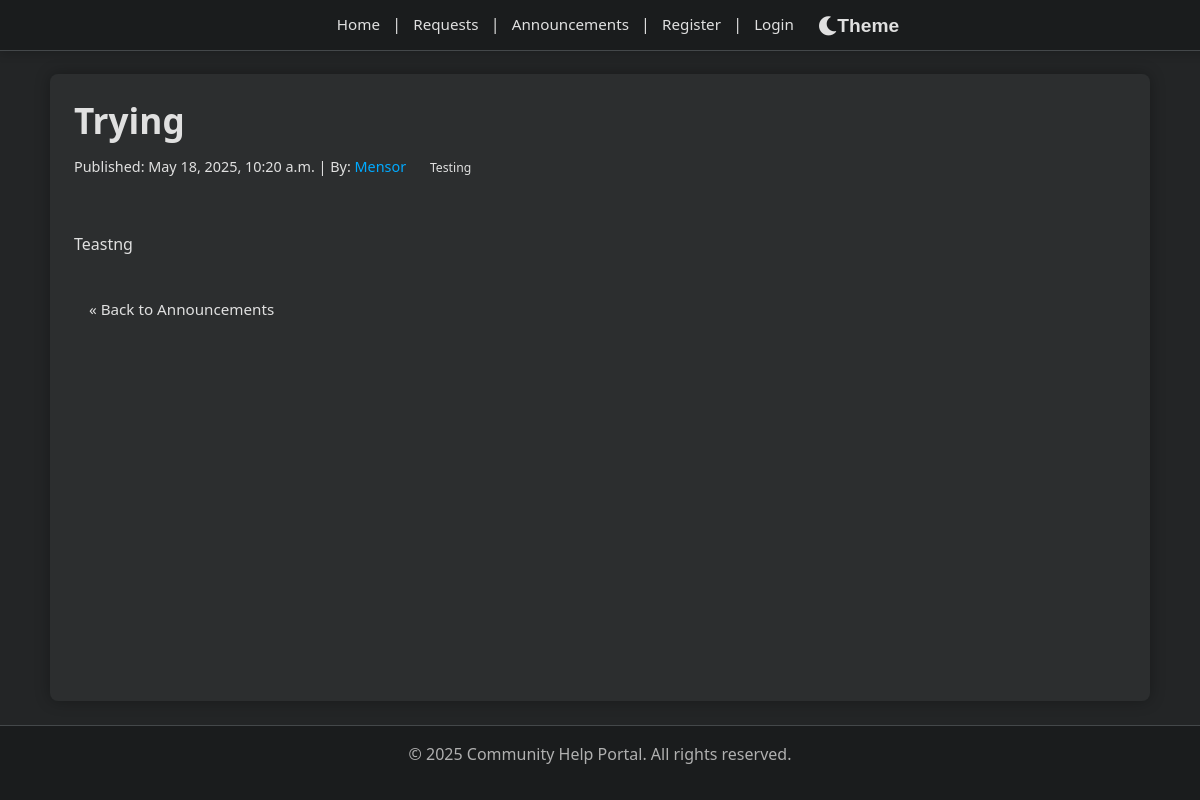
/announcements/1/, run on the app's committed database.
### announcements/models.py (models this page shows, shortened)
class Announcement(models.Model):
    title = models.CharField(max_length=200)
    content = models.TextField()
    created_at = models.DateTimeField(auto_now_add=True)
    published_at = models.DateTimeField(null=True, blank=True, help_text="Set a future date to schedule publication, or leave blank to publish immediately if 'Is Published' is checked.")
    author = models.ForeignKey(User, on_delete=models.SET_NULL, null=True, related_name='announcements')
    category = models.ForeignKey(AnnouncementCategory, on_delete=models.SET_NULL, null=True, blank=True, related_name='announcements')
    is_published = models.BooleanField(default=False, help_text="Check this to make the announcement visible to users (respects 'Published At' date).")
    class Meta:
        ordering = ['-published_at', '-created_at']

class AnnouncementCategory(models.Model):
    name = models.CharField(max_length=100, unique=True)
    slug = models.SlugField(max_length=120, unique=True, blank=True)
    class Meta:
        verbose_name_plural = "Announcement Categories"

### announcements/views.py (the view)
# urls.py: path('<int:pk>/', views.announcement_detail, name='announcement_detail'),
def announcement_detail(request, pk, slug=None):
    if request.user.is_superuser:
        announcement = get_object_or_404(
            Announcement.objects.select_related('category', 'author'),
            pk=pk
        )
    else:
        announcement = get_object_or_404(
            Announcement.objects.select_related('category', 'author'),
            pk=pk,
            is_published=True,
            published_at__lte=timezone.now()
        )
    return render(request, 'announcements/announcement_detail.html', {'announcement': announcement})

### announcements/templates/announcements/announcement_detail.html (shortened to what this page needs)
{% extends "base.html" %}
{% load static %}
{% block extra_css %}
<link rel="stylesheet" href="{% static 'css/announcement_detail.css' %}" />
{% endblock %}
{% block content %}
<div class="announcement-detail-container">
    <div class="announcement-header">
        <h2>{{ announcement.title }}</h2>
        <div class="announcement-meta">
            <span>Published: {{ announcement.published_at|date:"F d, Y, P" }}</span>
            {% if announcement.author %}
                <span class="author-meta"> | By: <a href="{% url 'accounts:profile_view' username=announcement.author.username %}">{{ announcement.author.username }}</a></span>
            {% endif %}
            {% if announcement.category %}
                <span class="category-tag">{{ announcement.category.name }}</span>
            {% endif %}
        </div>
    </div>
    <div class="announcement-content">
        {{ announcement.content|safe|linebreaksbr }}
    </div>
    <div class="back-link-container">
        <a href="{% url 'announcements:announcement_list' %}" class="back-link">&laquo; Back to Announcements</a>
    </div>
</div>
{% endblock %}

### static/css/style.css (style rules this page uses)
html { height: 100%; scroll-behavior: smooth; scrollbar-width: none; -ms-overflow-style: none; margin: 0; padding: 0; }
html, body { border: 0; margin: 0; padding: 0; }
:root { --color-primary: #00aaff; --color-primary-darker: #0088cc; --color-secondary: #4a4e52; --color-success: #28a745; --color-danger: #dc3545; --color-warning: #ffc107; --color-info: #17a2b8; --background-primary: #232526; --background-secondary: #2c2e2f; --background-nav-footer: #1a1c1d; --background-card: rgba(255, 255, 255, 0.05); --background-input: #33373a; --text-primary: #e0e0e0; --text-secondary: #b0b0b0; --text-on-primary-button: #ffffff; --text-on-secondary-button: #e0e0e0; --text-link: var(--color-primary); --text-link-hover: var(--color-primary-darker); --border-primary: #44484a; --border-card: rgba(255, 255, 255, 0.1); --border-input: #55595c; --border-input-focus: var(--color-primary); --font-family-sans-serif: "Segoe UI", Tahoma, Geneva, Verdana, sans-serif; --font-family-monospace: SFMono-Regular, Menlo, Monaco, Consolas, "Liberation Mono", "Courier New", monospace; --font-size-base: 1rem; --font-size-lg: 1.25rem; --font-size-sm: 0.875rem; --font-weight-light: 300; --font-weight-normal: 400; --font-weight-bold: 700; --line-height-base: 1.6; --spacing-xs: 0.25rem; --spacing-sm: 0.5rem; --spacing-md: 1rem; --spacing-lg: 1.5rem; --spacing-xl: 2rem; --border-width: 1px; --border-radius-sm: 0.2rem; --border-radius-md: 0.25rem; --border-radius-lg: 0.5rem; --box-shadow-sm: 0 0.125rem 0.25rem rgba(0, 0, 0, 0.075); --box-shadow-md: 0 0.5rem 1rem rgba(0, 0, 0, 0.15); --box-shadow-lg: 0 1rem 3rem rgba(0, 0, 0, 0.175); --box-shadow-card: 0 0 15px rgba(0, 0, 0, 0.3); --box-shadow-input-focus: 0 0 0 0.15rem rgba(0, 170, 255, 0.25); --dark-status-open: var(--color-success); --dark-status-in-progress: var(--color-warning); --dark-status-resolved: var(--color-info); --dark-status-closed: var(--text-secondary); }
body { font-family: var(--font-family-sans-serif); font-size: var(--font-size-base); font-weight: var(--font-weight-normal); line-height: var(--line-height-base); margin: 0; padding: 0; background-color: var(--background-primary); color: var(--text-primary); display: flex; flex-direction: column; min-height: 100vh; overflow-x: hidden; }
h1, h2, h3, h4, h5, h6 { color: var(--text-primary); margin-top: var(--spacing-lg); margin-bottom: var(--spacing-sm); font-weight: var(--font-weight-bold); }
h2 { font-size: 1.8em; }
a { color: var(--text-link); text-decoration: none; }

### static/css/fix-taskbar.css (style rules this page uses)
:root { --system-bar-height: 0px; --nav-height: 50px; }
html { border-top-width: 0 !important; margin-top: 0 !important; padding-top: 0 !important; }
body { border-top-width: 0 !important; margin-top: 0 !important; padding-top: 0 !important; }

### static/css/announcement_detail.css (style rules this page uses)
.announcement-header { border-bottom: 1px solid var(--dark-border-color); padding-bottom: 15px; margin-bottom: 25px; }
.announcement-header h2 { color: var(--dark-text-primary); margin: 0 0 10px 0; font-size: 2.2em; line-height: 1.3; }
.announcement-meta { font-size: 0.9em; color: var(--dark-text-secondary); margin-bottom: 10px; }
.announcement-meta .category-tag { display: inline-block; background-color: var(--dark-accent-primary); color: var(--dark-button-primary-text); padding: 4px 10px; border-radius: 15px; font-size: 0.85em; margin-left: 10px; font-weight: 500; }
.announcement-content { line-height: 1.7; color: var(--dark-text-primary); margin-bottom: 30px; font-size: 1rem; }
.back-link-container { margin-top: 30px; text-align: left; }
.back-link { display: inline-block; color: var(--dark-accent-primary); text-decoration: none; font-weight: 500; font-size: 0.95em; padding: 8px 15px; border: 1px solid var(--dark-accent-primary); border-radius: 5px; transition: background-color 0.2s ease, color 0.2s ease; }

### data on the page
Announcement: title "Trying", published_at "May 18, 2025, 10:20 a.m.", author.username "Mensor", category.name "Testing", content "Teastng"
